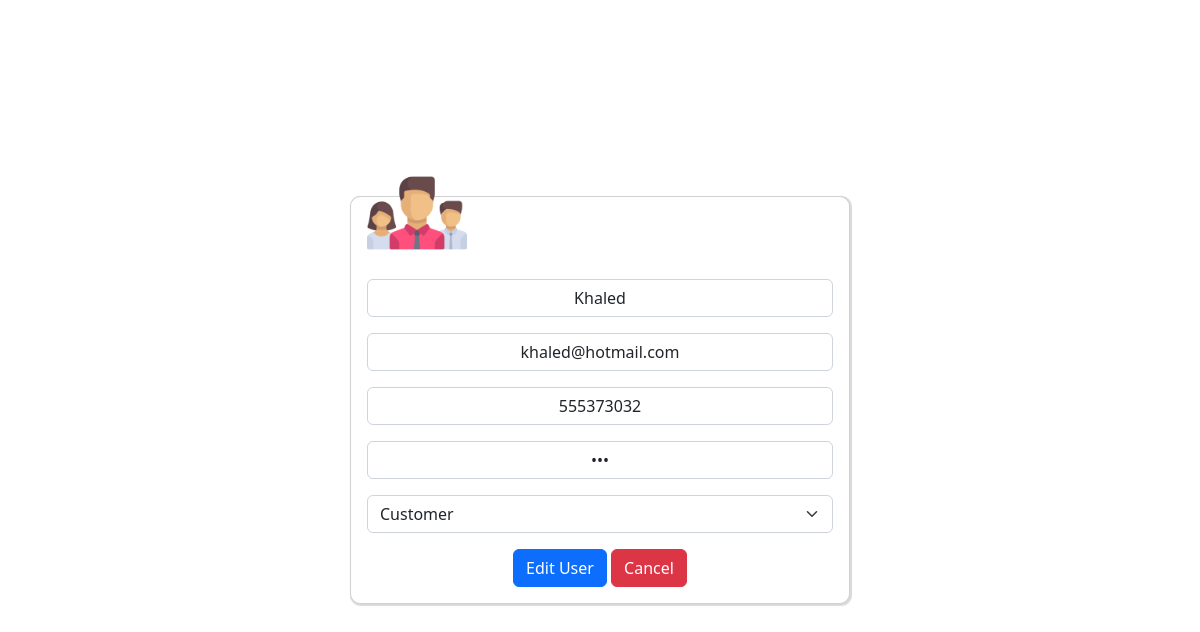
The page /pages/editUser.php?userID=3 (signed in) on the database its author committed.
### tables this page shows
CREATE TABLE `user` (
  `id` int(11) NOT NULL,
  `username` varchar(50) NOT NULL,
  `Email` varchar(50) NOT NULL,
  `Phone` int(11) NOT NULL,
  `password` varchar(50) NOT NULL,
  `userType` varchar(50) NOT NULL DEFAULT 'customer'
);

### pages/editUser.php (the view, shortened to what this page needs)
<?php
require 'LoginCheck.php';
$userID = $_GET['userID'];
$sql = "SELECT * FROM `user` WHERE `id` = $userID";
$result = mysqli_query($conn,$sql);
$row = mysqli_fetch_assoc($result);
$oldName = $row['username'];
$oldPhone = $row['Phone'];
$oldEmail = $row['Email'];
$password = $row['password'];
$userType = $row['userType'];
?>
<!DOCTYPE html>
<html lang="en">
<head>
    <link href="https://cdn.jsdelivr.net/npm/bootstrap@5.2.3/dist/css/bootstrap.min.css" rel="stylesheet">
    <link rel="stylesheet" href="../css/styles.css">
</head>
<body>
<div class="card .bg-light bg-gradient" id="pup">
        <img class="add-user-img" src="../css/images/team.png" alt="Team Image">
        <form method="post" autocomplete="off">
        <div class="mb-3 mt-3"><input type="text" class="form-control" name="username" placeholder="Username" required value=<?php echo $oldName; ?>> </div>
        <div class="mb-3 mt-3"><input type="email" class="form-control" name="email" placeholder="email" required value=<?php echo  $oldEmail; ?>> </div>
        <div class="mb-3 mt-3"><input type="number" class="form-control" name="phone" placeholder="Phone"  required value=<?php echo $oldPhone; ?>> </div>
        <div class="mb-3 mt-3"><input type="password" class="form-control" name="password" placeholder="password" value=<?php echo $password; ?>> </div>
        <select name="userType" class="form-select  mb-3">
        <option value="customer" <?=$userType == 'customer' ? ' selected="selected"' : '';?>>Customer</option>
        </select>
        <button type="submit" name="editUser" class="btn btn-primary">Edit User</button>
        <button type="submit" name="cancel" class="btn btn-danger" onClick="document.location.href='customers.php'" >Cancel</button>
        </form>
    </div>
</body>
</html>

### css/styles.css (style rules this page uses)
input { text-align:center; }
input[type=number] { -moz-appearance:textfield; }
.card { border-radius: 10px; box-shadow: 1px 1px 1px 1px rgb(0 0 0/15%); padding: 1em; position: absolute; top: 50%; left: 50%; text-align: center; width: 500px; transform: translate(-50%,-50%); transition: all .5s; opacity: 1; }
.add-user-img { width: 100px; height: 100px; margin-top: -50px; }

### rows shown on the page
user: username "Khaled", email "khaled@hotmail.com", phone "555373032", userType "Customer"
